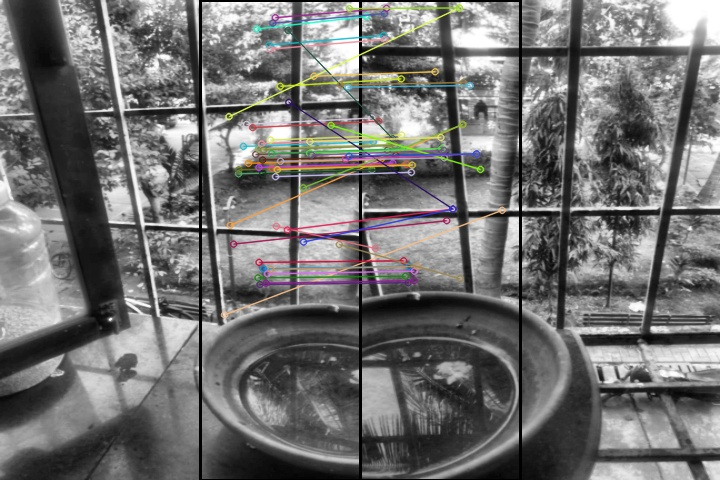
#> input picture OutputImages/Op1Pre_bounded.jpeg, 720 x 480 px, given in place of 13.jpeg, which was not available
$ python src_nopre.py
#> lines starting #> are read from the running program, lines starting #| are printed output that depends on the picture; after the words box and inside, x2 and y2 are one past the last pixel; in counts of white or black regions, pixels touching at a corner belong together; pictures that were not available may be replaced by others from this repository, and a replacement may not be noted
import cv2
import numpy as np

img1='InputImages/13.jpeg'
img2='InputImages/14.jpeg'
Name_Final = 'OutputImages/Op2AlignedImg.jpeg'
StitchedImage = 'OutputImages/Op7StitchedNopre.jpeg'
w=360
h=480

min_limit=0.6

def inp(A,B):
#> called with A = 'InputImages/13.jpeg', B = 'InputImages/14.jpeg'
    img1=cv2.imread(A)
#> img1 is the input picture: shape (480, 720, 3); mean B, G, R 112.3, 113, 113.4
    img2=cv2.imread(B)
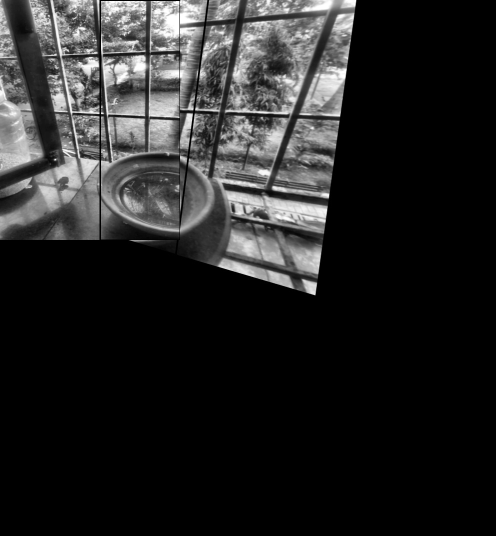
#> input picture OutputImages/Op1Stitched.jpeg, 991 x 1071 px, given in place of 14.jpeg, which was not available (shown at 1/2 size)
#> img2 is the input picture: shape (1071, 991, 3); min 0, max 255, mean 37.7
    return img1,img2

def Resize_BW(img,w,h):
    img=cv2.cvtColor(img, cv2.COLOR_BGR2GRAY)
    img=cv2.resize(img, (w,h))
    return img

def SIFT(img):
    sift=cv2.xfeatures2d.SIFT_create()
    kp,desc = sift.detectAndCompute(img,None)
    img_keyp =cv2.drawKeypoints(img,kp,None, flags=cv2.DRAW_MATCHES_FLAGS_DRAW_RICH_KEYPOINTS)
    return kp,desc,img_keyp

def Matcher(ima,imb,ima_kp,imb_kp,ima_desc,imb_desc,min_limit):
    bf = cv2.BFMatcher(cv2.NORM_L2)

    matches = bf.knnMatch(ima_desc, imb_desc, k=2)
    good = []
    goodT= []
    for m,n in matches:
        if m.distance < min_limit*n.distance:
            good.append([m])
            goodT.append(m)

    match_img = cv2.drawMatchesKnn(ima,ima_kp,imb,imb_kp,good,None,flags=2)

    return matches,good,match_img,goodT
def AlignImages(ima,imb,kp1,kp2,good):
    points1 = np.zeros((len(good), 2), dtype=np.float32)
    points2 = np.zeros((len(good), 2), dtype=np.float32)

    points1 = np.float32([ (kp1[m.queryIdx]).pt for m in good ]).reshape(-1,1,2)
    points2 = np.float32([ (kp2[m.trainIdx]).pt for m in good ]).reshape(-1,1,2)

    # Find homography
    h, mask = cv2.findHomography(points2, points1, cv2.RANSAC)
    P = [[0,480,480,0],[0,0,360,360],[1,1,1,1]]
    Pdash = np.matmul(h,P)
    Pdash [0:] = Pdash[0:]/Pdash[2:]
    Pdash [1:] = Pdash[1:]/Pdash[2:]
    print(Pdash)
    minx = np.amin(Pdash[0:])
    maxx = np.amax(Pdash[0:])
    miny = np.amin(Pdash[1:])
    maxy = np.amax(Pdash[1:])
    width = maxx-minx
    height = maxy-miny
    txyz = np.dot(h, np.array([imb.shape[1], imb.shape[0], 1]))
    txyz = txyz/txyz[-1]
    dsize = (int(txyz[0])+ima.shape[1], int(txyz[1])+ima.shape[0])
    Tdash = [[1,0,-minx],[0,1,+miny],[0,0,1]]
    #hnew = np.matmul(tr,h)
    hdas = np.matmul(Tdash,h)
    #height, width= imb.shape

    im1Reg = cv2.warpPerspective(imb, h, dsize)
    #im1Reg=  cv2.resize(im1Reg, (w,h))
    return im1Reg, h
def FinalCall(A,B,min_limit):
    imBWA = Resize_BW(A,w,h)
    imBWB = Resize_BW(B,w,h)
#> call 2 of Resize_BW, with w = 360, h = 480
#> in Resize_BW (call 2), `img=cv2.resize(img, (w,h))`:
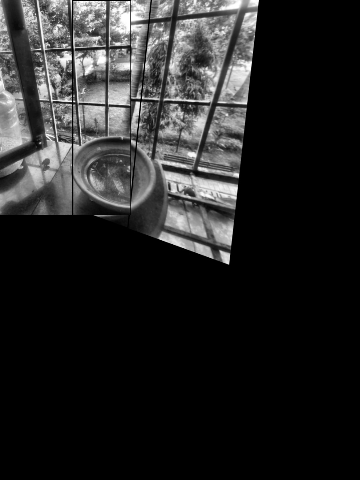
#> img: shape (480, 360); min 0, max 255, mean 37.6

    ima_kp,ima_desc,keyp_imgA = SIFT(imBWA)
#> in SIFT, `kp,desc = sift.detectAndCompute(img,None)`: kp = 2458 keypoints; strongest (x, y, size): (102, 227, 1.9), (177, 234, 2.4), (177, 3, 2.2), (55, 319, 1.8)
#> in SIFT, `img_keyp =cv2.drawKeypoints(img,kp,None, flags=cv2.DRAW_MATCHES_FLAGS_..`:
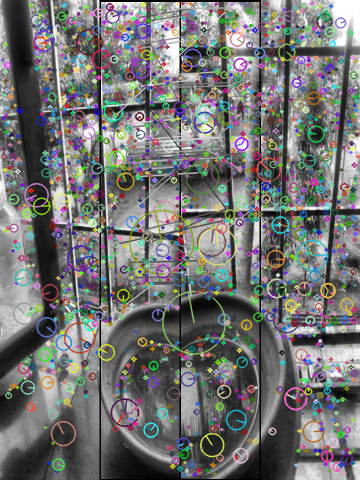
#> img_keyp: shape (480, 360, 3); mean of channels 0, 1, 2 113.8, 114.9, 114.4; drawn as B, G, R
#> ima_kp has the same summary as kp in SIFT
    imb_kp,imb_desc,keyp_imgB = SIFT(imBWB)
#> in SIFT (call 2), `kp,desc = sift.detectAndCompute(img,None)`: kp = 946 keypoints; strongest (x, y, size): (226, 258, 7), (200, 169, 3), (137, 104, 2.9), (241, 72, 14.9)
#> in SIFT (call 2), `img_keyp =cv2.drawKeypoints(img,kp,None, flags=cv2.DRAW_MATCHES_FLAGS_..`:
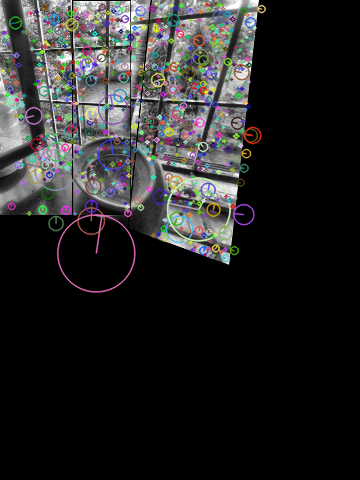
#> img_keyp: shape (480, 360, 3); mean of channels 0, 1, 2 38.7, 38.7, 38.9; drawn as B, G, R
#> imb_kp has the same summary as kp in SIFT

    matches,good,match_img,goodT = Matcher(imBWA,imBWB,ima_kp,imb_kp,ima_desc,imb_desc,min_limit)
#> in Matcher, `matches = bf.knnMatch(ima_desc, imb_desc, k=2)`: matches = 2458 matches
#> after the loop in Matcher, `for m,n in matches:`: good = 39 matches
#> in Matcher, `match_img = cv2.drawMatchesKnn(ima,ima_kp,imb,imb_kp,good,None,flags=2)`:
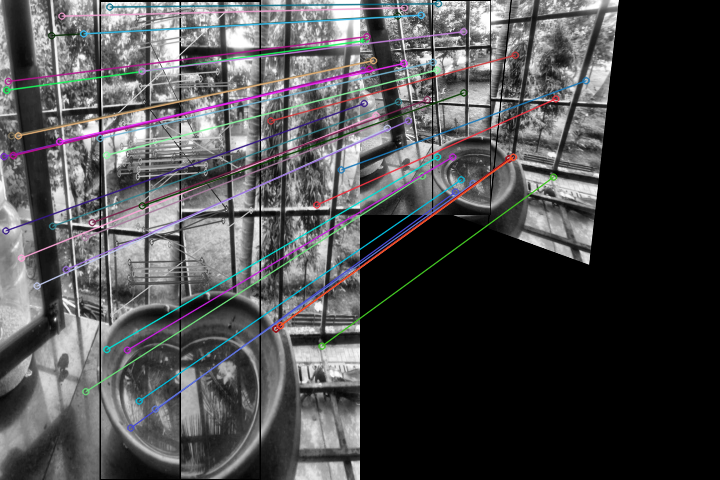
#> match_img: shape (480, 720, 3); mean of channels 0, 1, 2 77.3, 75.9, 76.1; drawn as B, G, R
#> matches = 2458 matches; good = 39 matches; goodT = 39 matches
    RegImage, PMat = AlignImages(imBWA,imBWB,ima_kp,imb_kp,goodT)
#> in AlignImages, `points1 = np.zeros((len(good), 2), dtype=np.float32)`: points1 = 39 pairs, first value 0 to 0, second value 0 to 0
#> in AlignImages, `points1 = np.float32([ (kp1[m.queryIdx]).pt for m in good ]).reshape(-..`: points1 = 39 rows, first 8: [3.5, 156.2], [5.38, 230.4], [6.17, 89.73], [7.84, 80.96], [11.1, 135.3], [12.88, 155], [12.88, 155], [17.89, 135.4]
#> in AlignImages, `points2 = np.float32([ (kp2[m.trainIdx]).pt for m in good ]).reshape(-..`: points2 = 39 rows, first 8: [2.38, 69.97], [3.73, 103], [4.34, 40.19], [6.47, 36.19], [8.09, 60.98], [9.09, 68.87], [9.09, 68.87], [13.02, 60.22]
#> in AlignImages, `h, mask = cv2.findHomography(points2, points1, cv2.RANSAC)`: h = [[1.38, -0.00184, 0.0627], [-0.00458, 2.23, 0.271], [-4.91e-06, 8.31e-06, 1]]; mask = 39 values, max 1 at index 0, min 0 at index 29, mean 0.744
#> in AlignImages, `Pdash = np.matmul(h,P)`: Pdash = [[0.0627, 662.1, 661.4, -0.598], [0.271, -1.93, 802.6, 804.8], [1, 0.998, 1, 1]]
#| [[ 6.27281961e-02  6.63629834e+02  6.60984531e+02 -5.96705877e-01]
#|  [ 2.71038525e-01 -1.93230785e+00  8.02133671e+02  8.02439916e+02]
#|  [ 1.00000000e+00  1.00000000e+00  1.00000000e+00  1.00000000e+00]]
#> in AlignImages, `minx = np.amin(Pdash[0:])`: minx = -1.93
#> in AlignImages, `maxx = np.amax(Pdash[0:])`: maxx = 802.4
#> in AlignImages, `miny = np.amin(Pdash[1:])`: miny = -1.93
#> in AlignImages, `maxy = np.amax(Pdash[1:])`: maxy = 802.4
#> in AlignImages, `width = maxx-minx`: width = 804.4
#> in AlignImages, `txyz = np.dot(h, np.array([imb.shape[1], imb.shape[0], 1]))`: txyz = [495.7, 1071.4, 1]
#> in AlignImages, `txyz = txyz/txyz[-1]`: txyz = [494.6, 1069, 1]
#> in AlignImages, `dsize = (int(txyz[0])+ima.shape[1], int(txyz[1])+ima.shape[0])`: dsize = (854, 1549)
#> in AlignImages, `Tdash = [[1,0,-minx],[0,1,+miny],[0,0,1]]`: Tdash = [[1, 0, 1.93], [0, 1, -1.93], [0, 0, 1]]
#> in AlignImages, `hdas = np.matmul(Tdash,h)`: hdas = [[1.38, -0.00182, 2], [-0.00457, 2.23, -1.66], [-4.91e-06, 8.31e-06, 1]]
#> in AlignImages, `im1Reg = cv2.warpPerspective(imb, h, dsize)`:
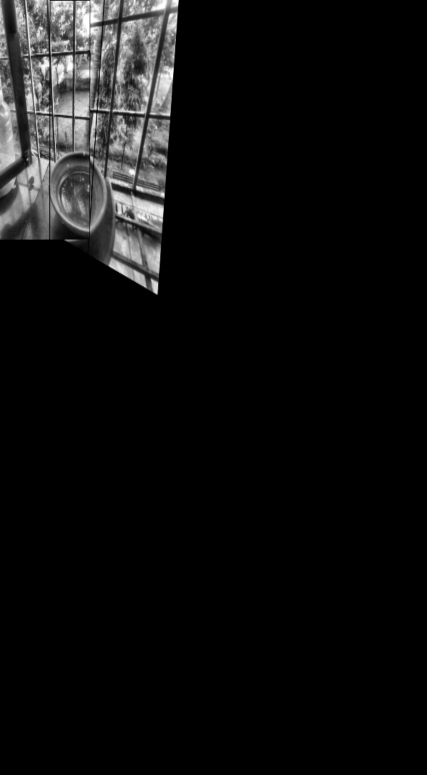
#> im1Reg: shape (1549, 854) (shown at 1/2 size); min 0, max 255, mean 15.1
#> PMat has the same summary as h in AlignImages
    #final2 = mix_match(imBWA,RegImage)
    RegImage[0:imBWA.shape[0], 0:imBWA.shape[1]] = imBWA
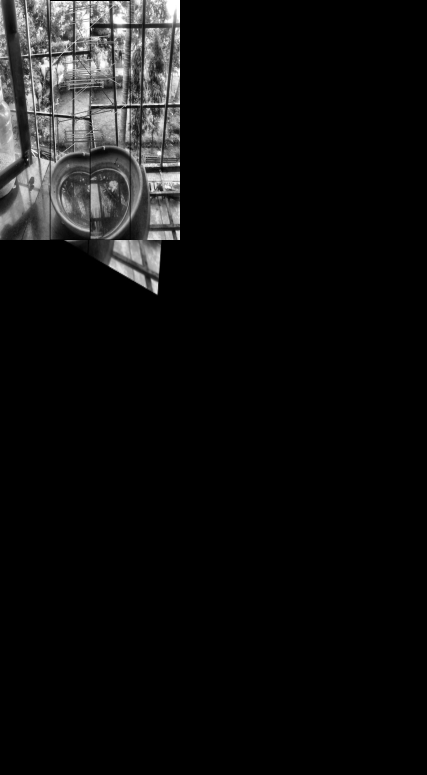
#> RegImage: shape (1549, 854) (shown at 1/2 size); 12.47% of pixels changed, all inside (x1, y1, x2, y2) = (0, 0, 360, 480)
    final2 =RegImage
    return match_img,RegImage,PMat,final2

imgA,imgB = inp(img1,img2)

finalimg,alignedImage,PMatrix,final2=FinalCall(imgA,imgB,min_limit)
#> PMatrix has the same summary as h in AlignImages

cv2.imshow('Final',finalimg )
#cv2.imwrite(Name_Final,finalimg)
cv2.imshow('Final2',final2)
cv2.imwrite(StitchedImage,final2)
k = cv2.waitKey(0)
#> (key Esc is pressed here)
if k == 27:         # wait for ESC key to exit
    cv2.destroyAllWindows()
